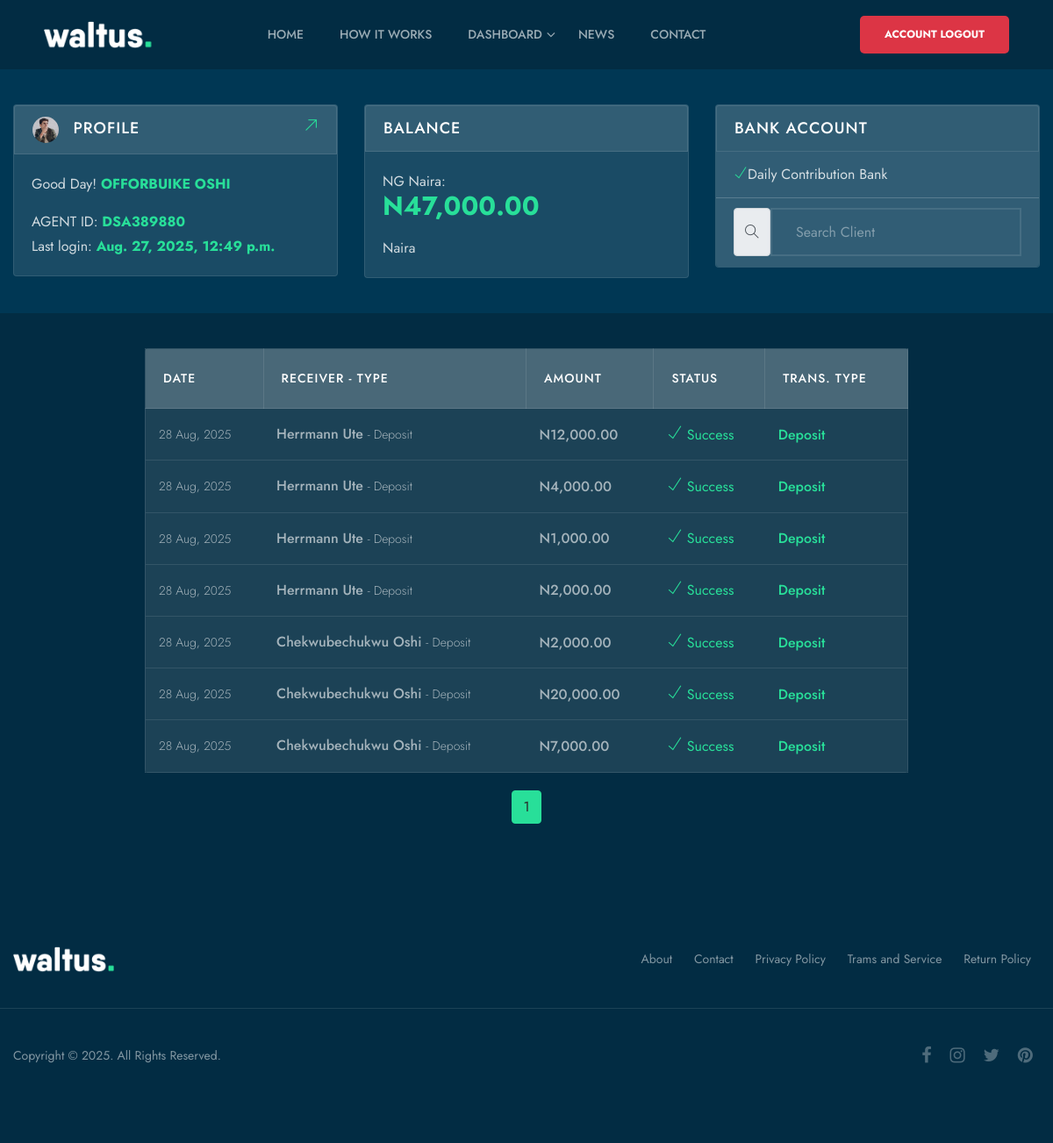
The page /account/transactions/ (signed in) on the database its author committed.
### user_auth/models.py (models this page shows, shortened)
class User(AbstractUser):
    username = models.CharField(max_length=50, null=True, blank=True)
    first_name = models.CharField(max_length=50)
    last_name = models.CharField(max_length=50)
    email = models.EmailField(unique=True, blank=True, null=True)
    phone = models.CharField(max_length=14, blank=True, unique=True)
    is_agent = models.BooleanField(default=False)
    gender = models.CharField(max_length=20, choices=GENDER, null=True, blank=True)
    user_id = ShortUUIDField(
        unique=True, length=6, max_length=25, prefix='DSA', alphabet='1234567890')
    image = models.ImageField(upload_to='users/', default='../media/users/newUser.jpg', null=True, blank=True)
    USERNAME_FIELD = 'phone'
    REQUIRED_FIELDS = []
    def avatar(self):
        if self.image:
            return self.image.url
    def get_full_name(self):
        return f'{self.first_name} {self.last_name}'

### account/models.py (models this page shows, shortened)
class Transaction(models.Model):
    sender = models.ForeignKey(
        User, on_delete=models.SET_NULL, null=True, related_name='sender')
    receiver = models.ForeignKey(
        User, on_delete=models.SET_NULL, null=True, related_name='receiver')
    amount = models.DecimalField(
        max_length=12, decimal_places=2, max_digits=12, default=0.00)
    transaction_status = models.CharField(max_length=20, choices=STATUS, default='Success')
    transaction_type = models.CharField(max_length=50, choices=TRANSACTION_TYPE, default='Deposit')
    ref_number = ShortUUIDField(
        unique=True, length=20, max_length=25, prefix='TRN-', alphabet='1234567890')
    created = models.DateTimeField(auto_now_add=True)
    class Meta:
        ordering = ['-created']

### account/views.py (the view)
# urls.py: path('transactions/', views.transactions, name='transactions'),
@login_required(login_url='login')
def transactions(request, transaction=None):
    user = request.user
    a = All(user)
    if user.is_agent:
        transaction = Transaction.objects.all().filter(sender=user)
        amount_words = inf.number_to_words(int(a.agent_total_amount()))
    else:
        transaction = Transaction.objects.all().filter(receiver=user)
        amount_words = inf.number_to_words(int(user.account.account_balance))
    paginator = Paginator(transaction, 10)
    page_number = request.GET.get('page')
    page_obj = paginator.get_page(page_number)
    context = {
        'agent_total_amount': a.agent_total_amount(),
        'amount_words': inf.number_to_words(int(a.agent_total_amount())),
        'page_obj': page_obj,
        'amount_words': amount_words,
    }
    return render(request, 'account/transactions.html', context)

### account/utils.py (called while the page is built)
    def agent_total_amount(self):
        agent_total_amount = 0
        for account in Account.objects.all().filter(agent=self.agent):
            agent_total_amount += int(account.account_balance)
        return agent_total_amount

### account/templates/account/transactions.html (shortened to what this page needs)
{% extends 'nav.html' %}
{% load static %}
{% load humanize %}
{% block content %}
 {% include 'account/includes/details.html' %}
    <section class="section-padding-sm-2 blue-bg-2">
        <div class="container">
            <div class="row justify-content-center">
                <div class="col-xl-9 col-lg-9 col-md-12 mb-20">
                    <div class="transaction-list table-responsive">
                        <table class="table table-hover">
                            <thead>
                            <tr>
                                <th scope="col">Date</th>
                                <th scope="col">Receiver - Type</th>
                                <th scope="col">Amount</th>
                                <th scope="col">Status</th>
                                <th scope="col">Trans. Type</th>
                            </tr>
                            </thead>
                            <tbody>
                                {% for transaction in page_obj %}
                                    <tr data-toggle="modal" data-target="#exampleModalCenter">
                                        <td><span>{{transaction.created | date:"d M, Y"}}</span></td>
                                        <td><strong>{{transaction.receiver.get_full_name}}</strong> <span>- {{transaction.transaction_type}}</span></td>
                                        <td><strong>N{{transaction.amount | intcomma}}</strong></td>
                                            {% if transaction.transaction_status == 'Success' %}
                                                <td class="cl-primary"><i class="ti-check cl-primary" data-toggle="tooltip" data-placement="top" title="" data-original-title="Finished"></i> Success</td>
                                            {% elif transaction.transaction_status == 'Approved' %}
                                                <td><i class="ti-cup cl-info" data-toggle="tooltip" data-placement="top" title="" data-original-title="Finished"></i> Approved</td>
                                            {% elif transaction.transaction_status == 'Cancelled' %}
                                                <td class="cl-red"><i class="ti-close cl-red" data-toggle="tooltip" data-placement="top" title="" data-original-title="Cancelled"></i> Cancelled</td>
                                            {% else %}
                                                <td class="cl-yellow"><i class="ti-flag-alt cl-yellow" data-toggle="tooltip" data-placement="top" title="" data-original-title="Processing"></i> Pending </td>
                                            {% endif %}
                                        <td><strong class="cl-primary">{{transaction.transaction_type}}</strong></td>
                                    </tr>
                                {% endfor %}
                            </tbody>
                        </table>
                        <div class="mt-20">
                            <nav aria-label="Page navigation example">
                                <ul class="pagination justify-content-center">
                                    {% for page in page_obj.paginator.page_range %}
                                    <li class="page-item
                                    {% if page_obj.number == page %}
                                        active
                                    {% endif %}
                                        "><a class="page-link" href="{% url 'transactions' %}?page={{forloop.counter}}">{{forloop.counter}}</a></li>
                                    {% endfor %}
                                </ul>
                            </nav>
                        </div>
                    </div>
                </div>
            </div>
        </div>
    </section>
{% endblock %}

### account/templates/account/includes/details.html (shortened to what this page needs)
{% load humanize %}
    <section class="section-padding-sm-2 blue-bg">
        <div class="container">
            <div class="row">
                <div class="col-xl-4 col-lg-4 col-md-6 col-sm-6 mb-20">
                    <div class="card">
                        <div class="card-header">
                            <img src="{{user.avatar}}" alt=""> Profile <a href="profile.html"><i class="ti-arrow-top-right"></i></a>
                        </div>
                        <div class="card-body">
                            <p>Good Day! <strong>{{user.get_full_name | upper}}</strong></p>
                            {% if user.is_agent  %}
                                <p>AGENT ID: <strong>{{user.user_id}}</strong> <br>Last login: <strong>{{user.last_login}}</strong></p>
                            {% else %}
                                <p>Customer id: <strong>{{user.account.account_id}}</strong> <br>Last login: <strong>{{user.last_login}}</strong></p>
                            {% endif %}
                        </div>
                    </div>
                </div>
                <div class="col-xl-4 col-lg-4 col-md-6 col-sm-6 mb-20">
                    <div class="card">
                        <div class="card-header">
                            Balance
                        </div>
                        {% if user.is_agent %}
                            <div class="card-body">
                                <p>NG Naira: <br><strong><span style="font-size: 30px;">N{{agent_total_amount | intcomma}}.00</span></strong></p>
                                <p>{{amount_words | title}} Naira</p>
                            </div>
                        {% else %}
                            <div class="card-body">
                                <p>NG Naira: <br><strong><span style="font-size: 30px;">N{{user.account.account_balance | intcomma}}</span></strong></p>
                                <p>{{amount_words | title}} Naira</p>
                            </div>
                        {% endif %}
                    </div>
                </div>
                <div class="col-xl-4 col-lg-4 col-md-6 col-sm-6 mb-20">
                    <div class="card">
                        <div class="card-header">
                            Bank account
                        </div>
                        <ul class="list-group list-group-flush site-form">
                            <li class="list-group-item"><i class="ti-check cl-primary"></i>Daily Contribution Bank</li>
                            {% if user.is_agent  %}
                                <form action="" method="post">
                                    <li class="list-group-item">
                                        <div class="input-group">
                                            <div class="input-group-text"><i class="ti-search"></i></div>
                                            <input type="text" name="q" class="form-control" id="autoSizingInputGroup" placeholder="Search Client" list="client-list">
                                        </div>
                                    </li>
                                </form>
                            {% endif %}
                        </ul>
                    </div>
                </div>
            </div>
        </div>
    </section>

### rows shown on the page
User: avatar (picture), get_full_name "OFFORBUIKE OSHI", user_id "DSA389880", last_login "Aug. 27, 2025, 12:49 p.m."
Transaction: transaction_status "Success" (drawn)
Transaction: transaction_status "Success" (drawn)
Transaction: transaction_status "Success" (drawn)
Transaction: transaction_status "Success" (drawn)
Transaction: transaction_status "Success" (drawn)
Transaction: transaction_status "Success" (drawn)
Transaction: transaction_status "Success" (drawn)

### other values the page prints
{{ agent_total_amount | intcomma }} "47,000"
